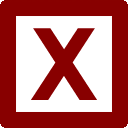

Source code (Python):
import stego
from PIL import Image

encodeStr = ''
decodeStr = ''
decodeArr = []
length = 0


img = Image.open('crypt.png')
w, h = img.size


inpStr = input('Введите текст сообщения \n')
length = stego.decToBin(len(inpStr))
for char in inpStr:
    encodeStr += stego.decToBin(stego.encodeChar(char))

for i in range(8):
    a, r, g, b = img.getpixel((i % w, i // w))
    k = stego.addOne(g) if length[i] == '1' else stego.addZero(g)
    img.putpixel((i % w, i // w), (a, r, k, b))

for i in range(len(encodeStr)):
    a, r, g, b = img.getpixel((i % w, i // w))
    k = stego.addOne(r) if encodeStr[i] == '1' else stego.addZero(r)
    img.putpixel((i % w, i // w), (a,k,g,b))

img.save('encrypt.png')




